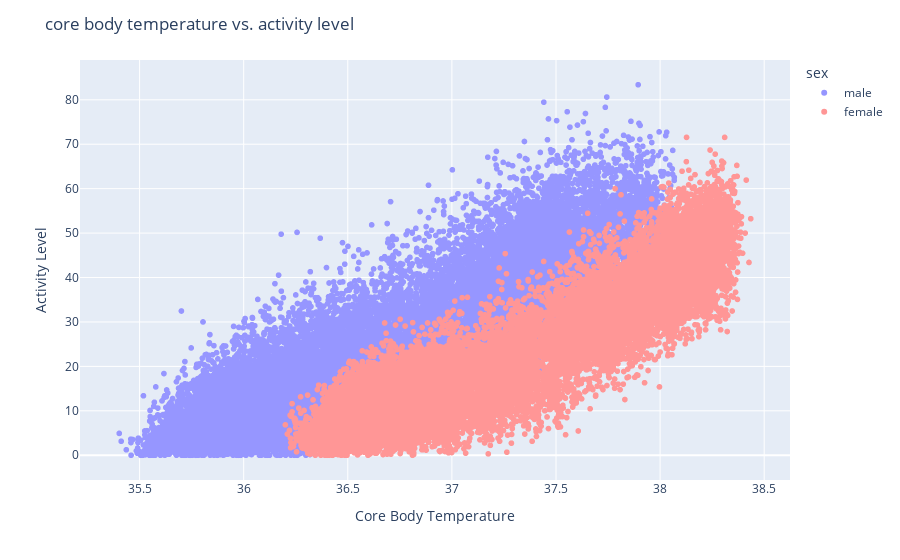

The notebook cell this image was saved under:
### Code cell
male_df = pd.DataFrame({
    'temperature': ma_temp['mean'],
    'activity': ma_act['mean'],
    'sex': 'male'
})

female_df = pd.DataFrame({
    'temperature': fe_temp['mean'],
    'activity': fe_act['mean'],
    'sex': 'female'
})

plot_df = pd.concat([male_df, female_df], ignore_index=True)
fig = px.scatter(
    plot_df,
    x='temperature',
    y='activity',
    color='sex',  # Automatically assigns different colors to 'male' and 'female'
    color_discrete_map={'male': 'rgb(150, 150, 255)', 'female': 'rgb(255, 150, 150)'},  # Optional: custom colors
    labels={'temperature': 'Core Body Temperature', 'activity': 'Activity Level'}
)
fig.update_layout(
    title='core body temperature vs. activity level'
)
fig.show()

### Figure 1 — Plotly figure (JSON) as saved in the notebook; plotly's stock layout.template omitted (floating-point values rounded to 4 significant figures; data arrays with more than 128 entries replaced by an {"elided": "..."} marker saying what was removed)
{"data": [{"hovertemplate": "sex=male<br>Core Body Temperature=%{x}<br>Activity Level=%{y}<extra></extra>", "legendgroup": "male", "marker": {"color": "rgb(150, 150, 255)", "symbol": "circle"}, "mode": "markers", "name": "male", "showlegend": true, "type": "scattergl", "x": {"elided": "20160 float values"}, "xaxis": "x", "y": {"elided": "20160 float values"}, "yaxis": "y"}, {"hovertemplate": "sex=female<br>Core Body Temperature=%{x}<br>Activity Level=%{y}<extra></extra>", "legendgroup": "female", "marker": {"color": "rgb(255, 150, 150)", "symbol": "circle"}, "mode": "markers", "name": "female", "showlegend": true, "type": "scattergl", "x": {"elided": "20160 float values"}, "xaxis": "x", "y": {"elided": "20160 float values"}, "yaxis": "y"}], "layout": {"legend": {"title": {"text": "sex"}, "tracegroupgap": 0}, "margin": {"t": 60}, "title": {"text": "core body temperature vs. activity level"}, "xaxis": {"anchor": "y", "domain": [0, 1], "title": {"text": "Core Body Temperature"}}, "yaxis": {"anchor": "x", "domain": [0, 1], "title": {"text": "Activity Level"}}}}
